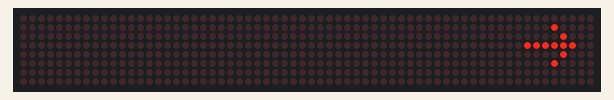
Bench run of a sketch on a simulated ESP8266 (Wemos D1 mini). On the bench: 64×8 LED matrix. WiFi joins after 1.5 s; servers stay silent unless stated; what the sketch prints to the serial monitor is not drawn.

Above: at 1.61 s.
At 2.23 s:
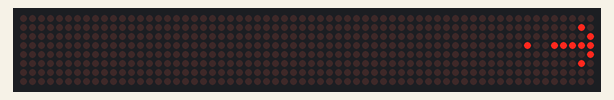
At 2.75 s:
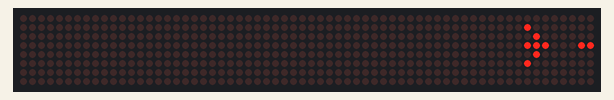
At 3.27 s:
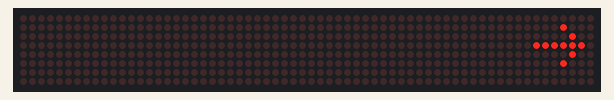

Measured:
- by itself, everything shown: repeats every 1.5 s, in 7 steps
- what the display in image 2 shows lasts 0.4 s, from 2.6 s to 3.0 s

The sketch:

8x8_Led_Dot_Matrix.ino
```cpp
//MAX7219 - using Led Control library to display 8x8 bitmap
#include <ESP8266WiFi.h>
#include <ESP8266mDNS.h>
//#include <WiFiUdp.h>
#include <ArduinoOTA.h>
#include <LedControl.h>

// Replace with your network credentials
const char* ssid = "########";
const char* password = "##########";

int DIN = 5;
int CS = 4;
int CLK = 0;
LedControl lc=LedControl(DIN, CLK, CS,0);

byte spriteAR1[] = { B00000000,B00010000,B00001000,B11111100,B00001000,B00010000,B00000000,B00000000};
byte spriteAR2[8] = { B00000000,B00001000,B00000100,B01111110,B00000100,B00001000,B00000000,B00000000};
byte spriteAR3[8] = { B00000000,B00000100,B00000010,B00111111,B00000010,B00000100,B00000000,B00000000};
byte spriteAR4[8] = { B00000000,B00000010,B00000001,B10011111,B00000001,B00000010,B00000000,B00000000};
byte spriteAR5[8] = { B00000000,B00000001,B10000000,B01000111,B10000000,B00000001,B00000000,B00000000};
byte spriteAR6[8] = { B00000000,B10000000,B01000000,B11100011,B01000000,B10000000,B00000000,B00000000};
byte spriteAR7[8] = { B00000000,B10000000,B01000000,B11100011,B01000000,B10000000,B00000000,B00000000};

void displayChar(byte logo[], int delayTime);

void setup() {
  /* OTA Start */

  Serial.begin(115200);
  Serial.println("Booting");
  WiFi.mode(WIFI_STA);
  WiFi.begin(ssid, password);
  while (WiFi.waitForConnectResult() != WL_CONNECTED) {
    Serial.println("Connection Failed! Rebooting...");
    delay(5000);
    ESP.restart();
  }

  // Port defaults to 8266
  // ArduinoOTA.setPort(8266);

  // Hostname defaults to esp8266-[ChipID]
  // ArduinoOTA.setHostname("myesp8266");

  // No authentication by default
  // ArduinoOTA.setPassword((const char *)"123");

  ArduinoOTA.onStart([]() {
    Serial.println("Start");
  });
  ArduinoOTA.onEnd([]() {
    Serial.println("\nEnd");
  });
  ArduinoOTA.onProgress([](unsigned int progress, unsigned int total) {
    Serial.printf("Progress: %u%%\r", (progress / (total / 100)));
  });
  ArduinoOTA.onError([](ota_error_t error) {
    Serial.printf("Error[%u]: ", error);
    if (error == OTA_AUTH_ERROR) Serial.println("Auth Failed");
    else if (error == OTA_BEGIN_ERROR) Serial.println("Begin Failed");
    else if (error == OTA_CONNECT_ERROR) Serial.println("Connect Failed");
    else if (error == OTA_RECEIVE_ERROR) Serial.println("Receive Failed");
    else if (error == OTA_END_ERROR) Serial.println("End Failed");
  });
  ArduinoOTA.begin();
  Serial.println("Ready");
  Serial.print("IP address: ");
  Serial.println(WiFi.localIP());

  /* OTA END */

  lc.shutdown(0,false);
  lc.setIntensity(0,0);
  lc.clearDisplay(0);
}

void displayChar(byte logo[], int delayTime) {
  for(int i=0;i<8;i++) lc.setRow(0,i,logo[i]);
  delay(delayTime);
  lc.clearDisplay(0);
}

void loop(){
  ArduinoOTA.handle();


 displayChar(spriteAR1, 200);
 displayChar(spriteAR2, 200);
 displayChar(spriteAR3, 200);
 displayChar(spriteAR4, 200);
 displayChar(spriteAR5, 200);
 displayChar(spriteAR6, 200);
 displayChar(spriteAR7, 200);
}
```
